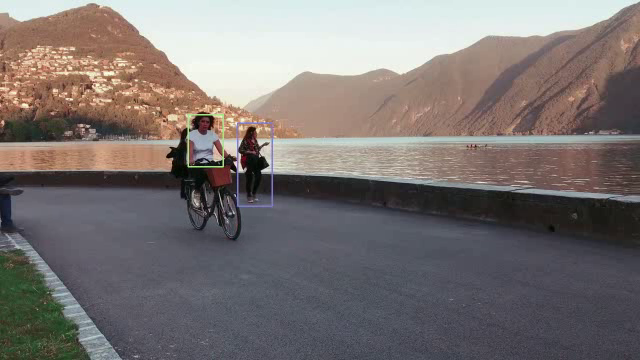
#> input picture frame 3 of courses/opencv/1_opencv_fundamentals/week9-python/Script Files/cycle_CSRT.mp4, 640 x 360 px, given in place of hockey.mp4, which was not available
$ jupyter execute 3_OpenCV_Object_Tracking_API.ipynb   (shell and % lines are left out)   (text cells are left out)
#> lines starting #> are read from the running program, lines starting #| are printed output that depends on the picture; after the words box and inside, x2 and y2 are one past the last pixel; in counts of white or black regions, pixels touching at a corner belong together; pictures that were not available may be replaced by others from this repository, and a replacement may not be noted
[cell 1]
import numpy as np
import cv2
import matplotlib.pyplot as plt
from dataPath import DATA_PATH

[cell 2]
import matplotlib
matplotlib.rcParams['figure.figsize'] = (6.0,6.0)
matplotlib.rcParams['image.cmap'] = 'gray'

[cell 3]
# Set up tracker.
# Instead of MIL, you can also use

tracker_types = ['BOOSTING', 'MIL','KCF', 'TLD', 'MEDIANFLOW', 'GOTURN', 'CSRT', 'MOSSE']
tracker_type = tracker_types[2]

[cell 4]
if tracker_type == 'BOOSTING':
    tracker = cv2.TrackerBoosting_create()
elif tracker_type == 'MIL':
    tracker = cv2.TrackerMIL_create()
elif tracker_type == 'KCF':
    tracker = cv2.TrackerKCF_create()
elif tracker_type == 'TLD':
    tracker = cv2.TrackerTLD_create()
elif tracker_type == 'MEDIANFLOW':
    tracker = cv2.TrackerMedianFlow_create()
elif tracker_type == 'GOTURN':
    tracker = cv2.TrackerGOTURN_create()
elif tracker_type == "CSRT":
    tracker = cv2.TrackerCSRT_create()
elif tracker_type == "MOSSE":
    tracker = cv2.TrackerMOSSE_create()
else:
    tracker = None
    print('Incorrect tracker name')
    print('Available trackers are:')
    for t in trackerTypes:
        print(t)

[cell 5]
# Read video
video = cv2.VideoCapture(DATA_PATH + "videos/hockey.mp4")

# Exit if video not opened.
if not video.isOpened():
    print("Could not open video")

# Read first frame.
ok, frame = video.read()
#> frame is the input picture: shape (360, 640, 3); mean B, G, R 113.8, 115.4, 122.3
if not ok:
    print('Cannot read video file')

# Define a few colors for drawing
red = (0,0,255)
blue = (255,128,0)

[cell 6]
# Define an initial bounding box
# Cycle
bbox = (477, 254, 55, 152)

# ship
# bbox = (751, 146, 51, 78)

# Hockey
# bbox = (129, 47, 74, 85)

# Face2
# bbox = (237, 145, 74, 88)

# meeting
# bbox = (627, 183, 208, 190)     #CSRT
# bbox = (652, 187, 118, 123)       #KCF

# surfing
# bbox = (97, 329, 118, 293)

# surf
# bbox = (548, 587, 52, 87)

# spinning
# bbox = (232, 218, 377, 377)       #RED
# bbox = (699, 208, 383, 391)         #BLUE

# Car
# bbox = (71, 457, 254, 188)

[cell 7]
# Uncomment the line below to select a different bounding box
# bbox = cv2.selectROI(frame, False)

# Initialize tracker with first frame and bounding box
ok = tracker.init(frame, bbox)

# Display bounding box.
p1 = (int(bbox[0]), int(bbox[1]))
p2 = (int(bbox[0] + bbox[2]), int(bbox[1] + bbox[3]))
cv2.rectangle(frame, p1, p2, blue, 2, 1 )
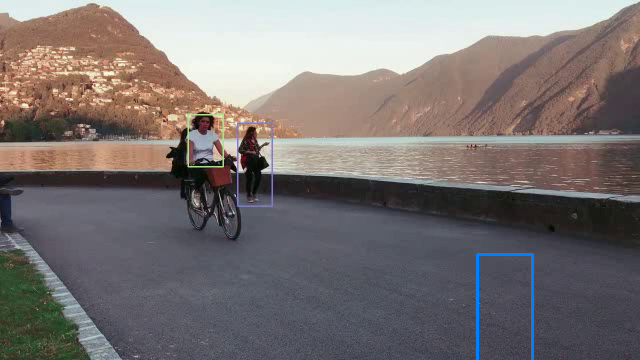
#> frame: shape (360, 640, 3); 0.35% of pixels changed, all inside (x1, y1, x2, y2) = (476, 253, 534, 360)

plt.imshow(frame[:,:,::-1])
plt.title("Tracking")

[cell 8]
# We will display only first 5 frames
count = 0

while True:
    # Read a new frame
    ok, frame = video.read()
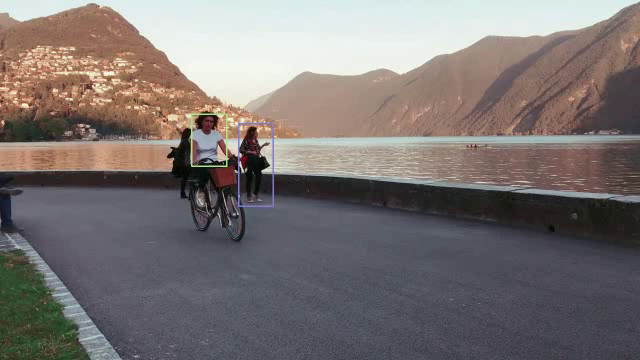
#> input picture frame 4 of courses/opencv/1_opencv_fundamentals/week9-python/Script Files/cycle_CSRT.mp4, 640 x 360 px, given in place of hockey.mp4, which was not available
#> frame is the input picture: shape (360, 640, 3); mean B, G, R 113.9, 115.3, 122.4
    if not ok:
        break

    # Start timer
    timer = cv2.getTickCount()

    # The update method is used to obtain the location
    # of the new tracked object. The method returns
    # false when the track is lost. Tracking can fail
    # because the object went outside the video frame or
    # if the tracker failed to track the object.
    # In both cases, a false value is returned.

    # Update tracker
    ok, bbox = tracker.update(frame)
#> ok = True; bbox = (477, 254, 55, 106)

    # Calculate processing time and display results.
    # Calculate Frames per second (FPS)
    fps = cv2.getTickFrequency() / (cv2.getTickCount() - timer);

    # Draw bounding box
    if ok:
      # Tracking success
      p1 = (int(bbox[0]), int(bbox[1]))
#> p1 = (477, 254)
      p2 = (int(bbox[0] + bbox[2]), int(bbox[1] + bbox[3]))
#> p2 = (532, 360)
      cv2.rectangle(frame, p1, p2, (255,0,0), 2, 1)
    else :
      # Tracking failure
      cv2.putText(frame, "Tracking failure detected", (20,80),
                  cv2.FONT_HERSHEY_SIMPLEX, 0.75,red,2)

    # Display tracker type on frame
    cv2.putText(frame, tracker_type + " Tracker", (20,20),
                cv2.FONT_HERSHEY_SIMPLEX, 0.75, blue,2);

    # Display FPS on frame
    cv2.putText(frame, "FPS : " + str(int(fps)), (20,50),
                cv2.FONT_HERSHEY_SIMPLEX, 0.75, blue, 2);
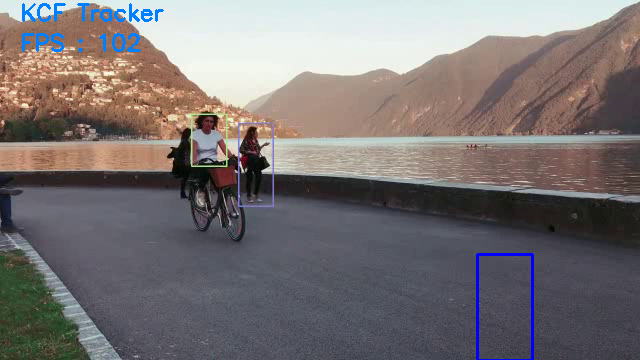
#> frame: shape (360, 640, 3); mean B, G, R 115.2, 114.8, 120.8

    # Display result
    plt.imshow(frame[:,:,::-1])
    plt.show()

    count += 1
    if count == 5:
        break

$ run again, starting later in the video
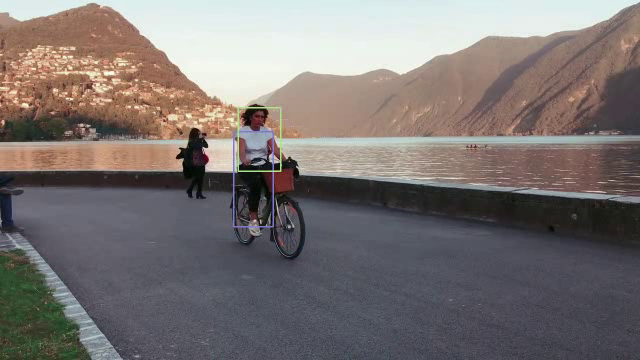
#> input picture frame 15 of courses/opencv/1_opencv_fundamentals/week9-python/Script Files/cycle_CSRT.mp4, 640 x 360 px, given in place of hockey.mp4, which was not available
#> frame is the input picture: shape (360, 640, 3); mean B, G, R 114, 115.7, 122.7
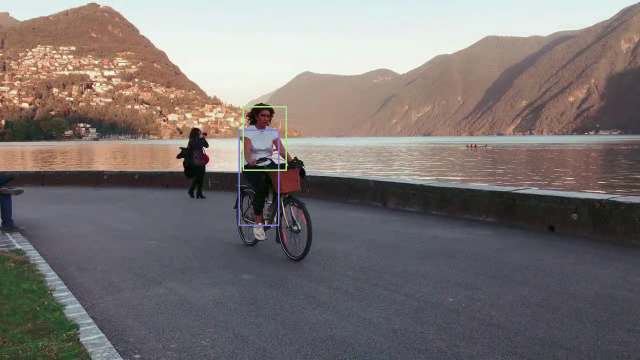
#> input picture frame 16 of courses/opencv/1_opencv_fundamentals/week9-python/Script Files/cycle_CSRT.mp4, 640 x 360 px, given in place of hockey.mp4, which was not available
#> frame is the input picture: shape (360, 640, 3); mean B, G, R 114.3, 115.8, 123
#> ok = True; bbox = (477, 254, 55, 106)
#> p1 = (477, 254)
#> p2 = (532, 360)
#> `cv2.putText(frame, "FPS : " + str(int(fps)), (20,50), cv2.FONT_HERSHEY..`:
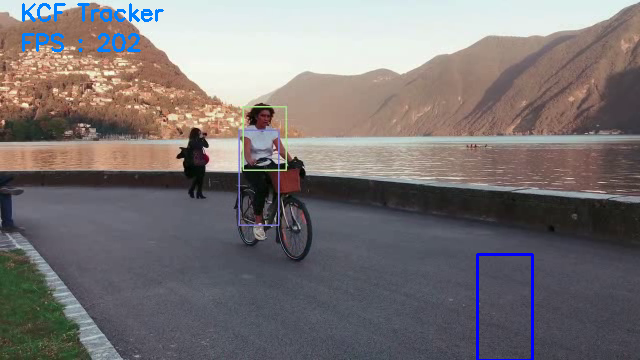
#> frame: shape (360, 640, 3); mean B, G, R 115.7, 115.3, 121.4

$ run again, starting later in the video
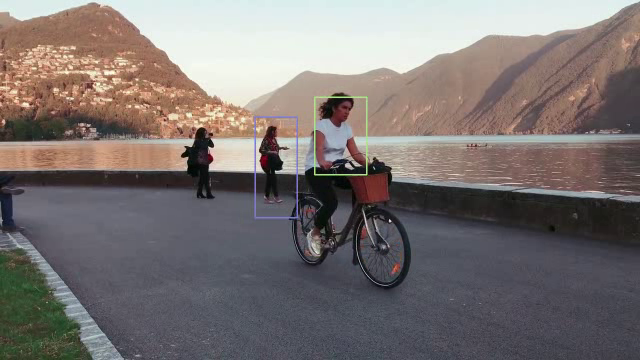
#> input picture frame 27 of courses/opencv/1_opencv_fundamentals/week9-python/Script Files/cycle_CSRT.mp4, 640 x 360 px, given in place of hockey.mp4, which was not available
#> frame is the input picture: shape (360, 640, 3); mean B, G, R 113.6, 115.1, 122.6
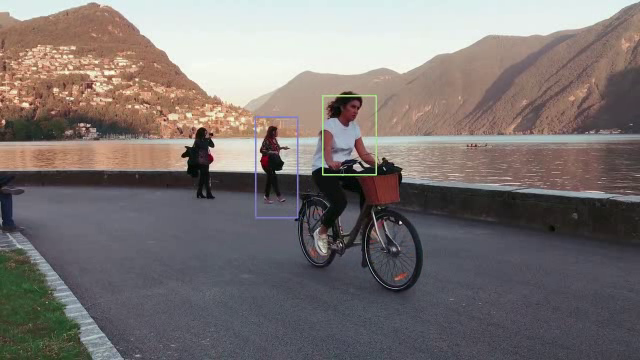
#> input picture frame 28 of courses/opencv/1_opencv_fundamentals/week9-python/Script Files/cycle_CSRT.mp4, 640 x 360 px, given in place of hockey.mp4, which was not available
#> frame is the input picture: shape (360, 640, 3); mean B, G, R 113.7, 115.1, 122.6
#> ok = True; bbox = (477, 254, 55, 106)
#> p1 = (477, 254)
#> p2 = (532, 360)
#> `cv2.putText(frame, "FPS : " + str(int(fps)), (20,50), cv2.FONT_HERSHEY..`:
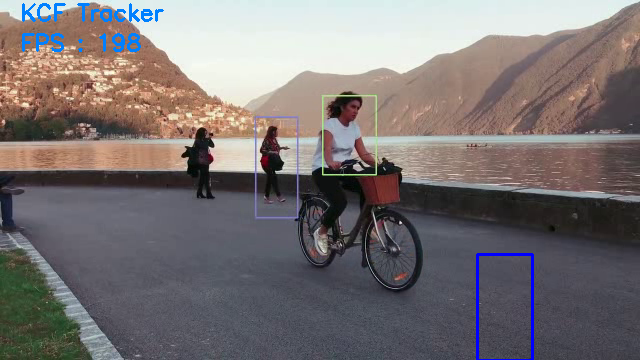
#> frame: shape (360, 640, 3); mean B, G, R 115.1, 114.6, 121.1
